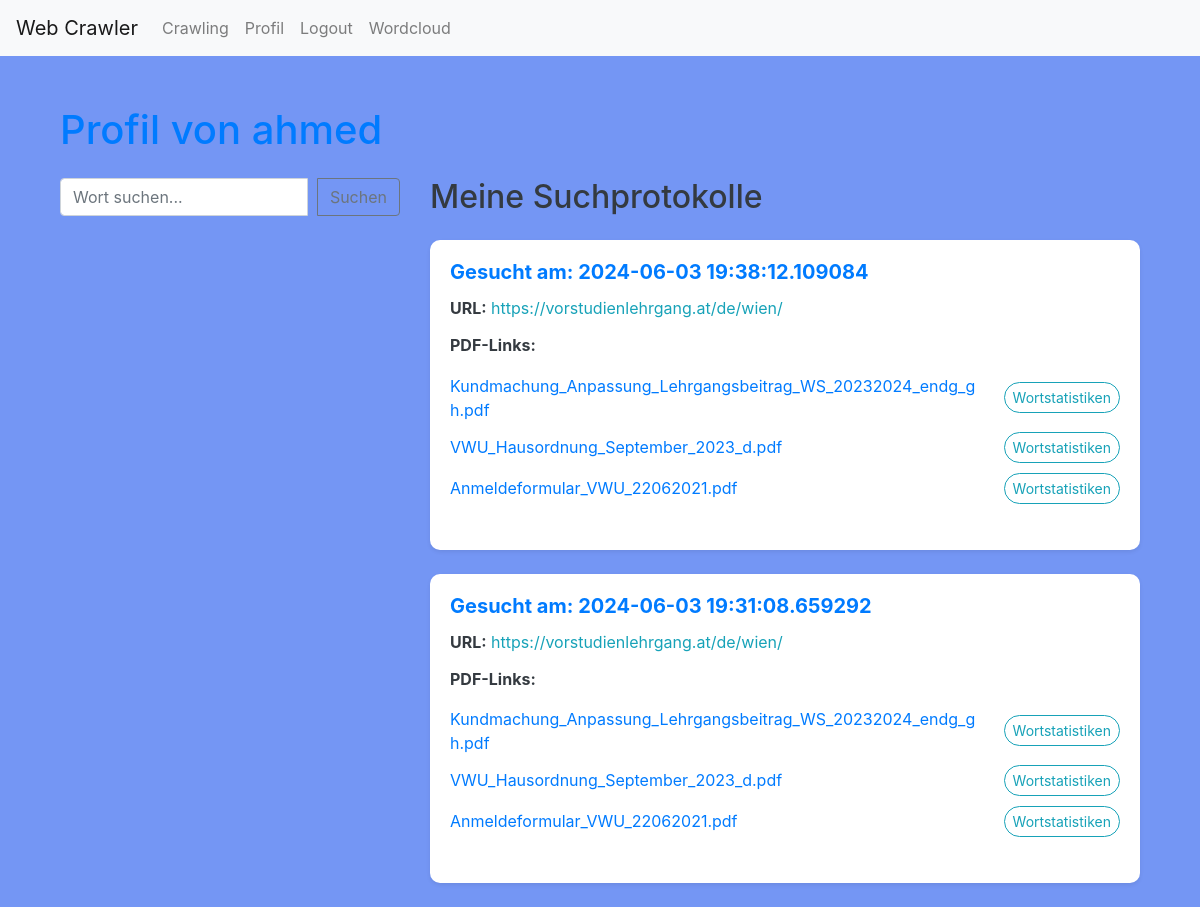
The app's page /profile (signed in) with its own data.
### app/models.py (models this page shows, shortened)
class User(db.Model, UserMixin):
    id = db.Column(db.Integer, primary_key=True)
    username = db.Column(db.String(80), unique=True, nullable=False)
    email = db.Column(db.String(120), unique=True, nullable=False)
    password = db.Column(db.String(120), nullable=False)
    crawl_data = db.relationship('CrawlData', backref='user', lazy=True)

class CrawlData(db.Model):
    id = db.Column(db.Integer, primary_key=True)
    user_id = db.Column(db.Integer, db.ForeignKey('user.id'), nullable=False)
    url = db.Column(db.String(512), nullable=False)
    crawl_date = db.Column(db.DateTime, default=datetime.utcnow)
    pdf_links = db.Column(db.Text)  # Stores PDF links as comma-separated strings
    pdf_paths = db.Column(db.Text)  # Add this line to store the paths to PDF files
    word_stats = db.Column(db.Text)

### app/routes.py (the view, shortened to what this page needs)
@app.route('/profile', methods=['GET', 'POST'])
@login_required
def profile():
    crawl_records = CrawlData.query.filter_by(user_id=current_user.id).order_by(CrawlData.crawl_date.desc()).all()
    for record in crawl_records:
        word_stats_list = []
        for stat in record.word_stats.split(';'):
            if '|' in stat:
                pdf_url, word_counts = stat.split('|', 1)
                word_count_pairs = word_counts.split(',')
                word_counts_dict = {}
                for word_count in word_count_pairs:
                    parts = word_count.split(':')
                    if len(parts) == 2:
                        word, count = parts
                        try:
                            word_counts_dict[word] = int(count)
                        except ValueError:
                            continue
                max_word, max_count = None, 0
                for word, count in word_counts_dict.items():
                    if count > max_count:
                        max_word, max_count = word, count
                word_stats_list.append({
                    'pdf_url': pdf_url,
                    'pdf_name': pdf_url.split('/')[-1],
                    'word_counts': word_counts_dict,
                    'max_word': max_word,
                    'max_count': max_count
                })
        record.parsed_word_stats = word_stats_list
    search_results = []
    return render_template('profile.html', crawl_records=crawl_records, search_results=search_results, enumerate=enumerate)

### app/routes.py (called while the page is built)
@login_manager.user_loader
def load_user(user_id):
    return User.query.get(int(user_id))

### app/templates/profile.html (shortened to what this page needs)
{% extends "layout.html" %}
{% block content %}
<div class="container mt-4">
    <h1 class="mb-4">Profil von {{ current_user.username }}</h1>
    <div class="row">
        <div class="col-md-4">
            <form method="POST" action="{{ url_for('search_word') }}" class="search-form">
                <div class="input-group mb-3">
                    <input type="text" name="search_word" class="form-control" placeholder="Wort suchen..." aria-label="Wort suchen">
                    <div class="input-group-append">
                        <button class="btn btn-outline-secondary" type="submit">Suchen</button>
                    </div>
                </div>
            </form>
        </div>
        <div class="col-md-8">
            <h2 class="mb-4">Meine Suchprotokolle</h2>
            <div class="row">
                {% for record in crawl_records %}
                <div class="col-md-12 mb-4">
                    <div class="card shadow-sm">
                        <div class="card-body">
                            <h5 class="card-title text-primary">Gesucht am: {{ record.crawl_date }}</h5>
                            <p class="card-text"><strong>URL:</strong> <a href="{{ record.url }}" target="_blank" class="text-info">{{ record.url }}</a></p>
                            <h6><strong>PDF-Links:</strong></h6>
                            <div class="pdf-link-container">
                                <ul class="list-unstyled pdf-list">
                                    {% if record.pdf_links == 'no_pdfs_found' %}
                                    <li>Keine PDFs gefunden</li>
                                    {% else %}
                                        {% for index, link in enumerate(record.pdf_links.split(',')) %}
                                        {% if '|' in link %}
                                        {% set url, name = link.split('|') %}
                                        <li class="pdf-list-item">
                                            <div class="pdf-item-container">
                                                <a href="{{ url }}" target="_blank" class="text-decoration-none pdf-link">{{ name }}</a>
                                                <button type="button" class="btn btn-sm btn-outline-info word-stats-btn" data-toggle="modal" data-target="#modal{{ record.id }}_{{ index }}">Wortstatistiken</button>
                                            </div>
                                        </li>
                                        {% endif %}
                                        {% endfor %}
                                    {% endif %}
                                </ul>
                            </div>
                        </div>
                    </div>
                </div>
                {% endfor %}
            </div>
        </div>
    </div>
</div>
{% endblock %}

### app/templates/layout.html (shortened to what this page needs)
<!DOCTYPE html>
<html lang="de">
<head>
    <link href="https://maxcdn.bootstrapcdn.com/bootstrap/4.5.2/css/bootstrap.min.css" rel="stylesheet">
    <link href="{{ url_for('static', filename='css/styles.css') }}" rel="stylesheet">
    <link href="{{ url_for('static', filename='css/wordcloud.css') }}" rel="stylesheet">
</head>
<body>
    <nav class="navbar navbar-expand-lg navbar-light bg-light">
        <a class="navbar-brand" href="{{ url_for('home') }}">Web Crawler</a>
        <div class="collapse navbar-collapse" id="navbarNav">
            <ul class="navbar-nav">
                {% if current_user.is_authenticated %}
                    <li class="nav-item">
                        <a class="nav-link" href="{{ url_for('crawl_page') }}">Crawling</a>
                    </li>
                    <li class="nav-item">
                        <a class="nav-link" href="{{ url_for('profile') }}">Profil</a>
                    </li>
                    <li class="nav-item">
                        <a class="nav-link" href="{{ url_for('logout') }}">Logout</a>
                    </li>
                    <li class="nav-item">
                        <a class="nav-link" href="{{ url_for('wordcloud') }}">Wordcloud</a>
                    </li>
                {% endif %}
            </ul>
        </div>
    </nav>
    <div class="container">
        {% block content %}{% endblock %}
    </div>
</body>
</html>

### app/static/css/styles.css (style rules this page uses)
body { background-color: #7496f4; }
.card { border: none; border-radius: 10px; }
.card-body { padding: 20px; }
.card-title { font-size: 1.25rem; font-weight: bold; }
.btn-outline-info { border-radius: 50px; }
.pdf-link { flex-grow: 1; word-break: break-all; }
.word-stats-btn { margin-left: 10px; flex-shrink: 0; }
.pdf-list-item { display: flex; justify-content: space-between; align-items: center; margin-bottom: 10px; width: 100%; }
.pdf-link-container { display: flex; flex-direction: column; }
.pdf-list { margin-top: 10px; width: 100%; }
.pdf-item-container { display: flex; align-items: center; justify-content: space-between; width: 100%; gap: 10px; }
.search-form { margin-bottom: 20px; }
.search-form .input-group { display: flex; align-items: center; }
.search-form .form-control { flex-grow: 1; margin-right: 10px; }
body { color: #343a40; }
.container { margin-top: 50px; }
.navbar { margin-bottom: 20px; }
.form-control { margin-bottom: 10px; }
h1, h3 { color: #007bff; }
h1 { margin-bottom: 20px; }

### app/static/css/wordcloud.css (style rules this page uses)
body { background-color: #7496f4; }
.card { border: none; border-radius: 10px; }
.card-body { padding: 20px; }
.card-title { font-size: 1.25rem; font-weight: bold; }
.btn-outline-info { border-radius: 50px; }
.pdf-link { flex-grow: 1; word-break: break-all; }
.word-stats-btn { margin-left: 10px; flex-shrink: 0; }
.pdf-list-item { display: flex; justify-content: space-between; align-items: center; margin-bottom: 10px; width: 100%; }
.pdf-link-container { display: flex; flex-direction: column; }
.pdf-list { margin-top: 10px; width: 100%; }
.pdf-item-container { display: flex; align-items: center; justify-content: space-between; width: 100%; gap: 10px; }
.search-form { margin-bottom: 20px; }
.search-form .input-group { display: flex; align-items: center; }
.search-form .form-control { flex-grow: 1; margin-right: 10px; }
body { color: #343a40; }
.container { margin-top: 50px; }
.navbar { margin-bottom: 20px; }
.form-control { margin-bottom: 10px; }
h1, h3 { color: #007bff; }
h1 { margin-bottom: 20px; }

### records on screen
User: username "ahmed"
CrawlData: crawl_date "2024-06-03 19:38:12.109084", url "https://vorstudienlehrgang.at/de/wien/", name "Kundmachung_Anpassung_Lehrgangsbeitrag_WS_20232024_endg_gh.pdf" "VWU_Hausordnung_September_2023_d.pdf" "Anmeldeformular_VWU_22062021.pdf"
CrawlData: crawl_date "2024-06-03 19:31:08.659292", url "https://vorstudienlehrgang.at/de/wien/", name "Kundmachung_Anpassung_Lehrgangsbeitrag_WS_20232024_endg_gh.pdf" "VWU_Hausordnung_September_2023_d.pdf" "Anmeldeformular_VWU_22062021.pdf"
